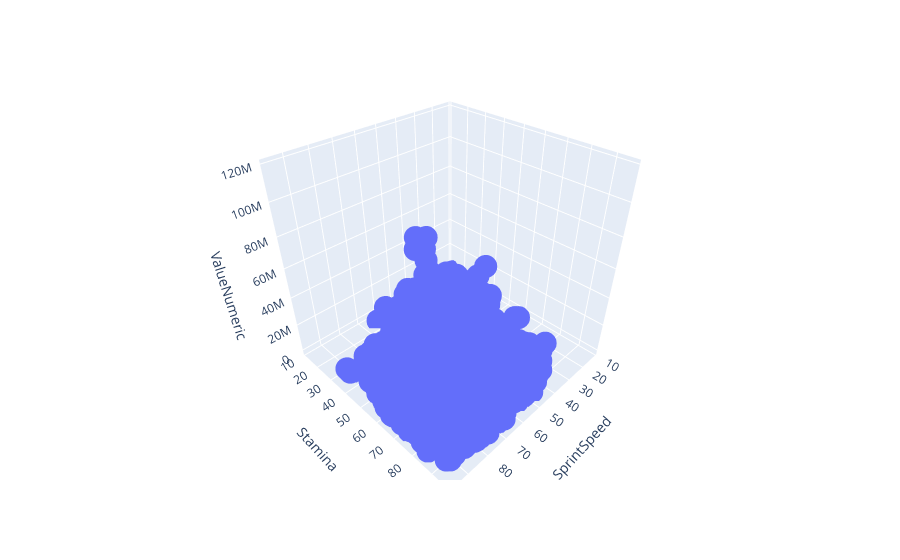

The notebook cell saved with this chart:
### Markdown cell above
Vemos como tenemos un mejor r2 usando el potencial del jugador

### Code cell
fig = px.scatter_3d(fifa_new, x='SprintSpeed', y='Stamina', z='ValueNumeric')
fig.show()

### Figure 1 — Plotly figure (JSON) as saved in the notebook; plotly's stock layout.template omitted (floating-point values rounded to 4 significant figures; data arrays with more than 128 entries replaced by an {"elided": "..."} marker saying what was removed)
{"data": [{"hovertemplate": "SprintSpeed=%{x}<br>Stamina=%{y}<br>ValueNumeric=%{z}<extra></extra>", "legendgroup": "", "marker": {"color": "#636efa", "symbol": "circle"}, "mode": "markers", "name": "", "scene": "scene", "showlegend": false, "type": "scatter3d", "x": {"elided": "17918 int values"}, "y": {"elided": "17918 int values"}, "z": {"elided": "17918 float values"}}], "layout": {"legend": {"tracegroupgap": 0}, "margin": {"t": 60}, "scene": {"domain": {"x": [0, 1], "y": [0, 1]}, "xaxis": {"title": {"text": "SprintSpeed"}}, "yaxis": {"title": {"text": "Stamina"}}, "zaxis": {"title": {"text": "ValueNumeric"}}}}}
